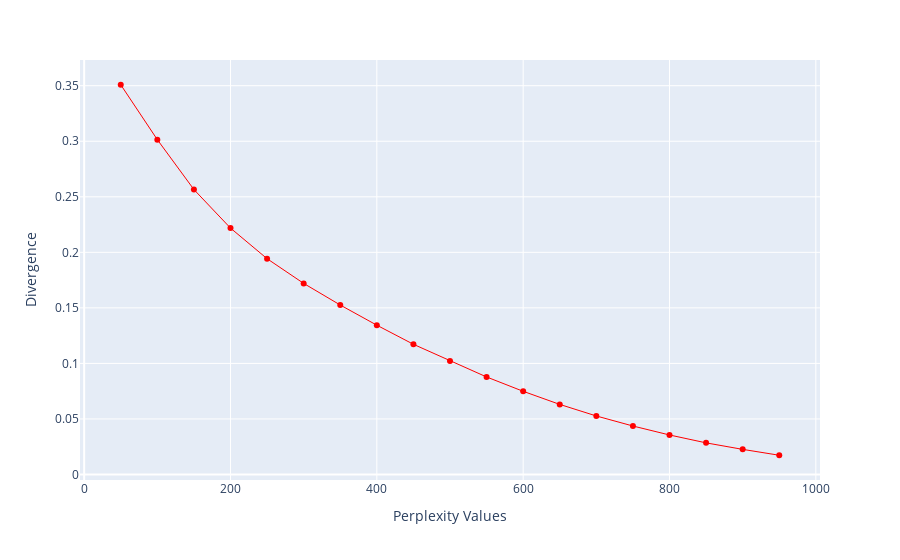

The code cell stored with this chart in its notebook:
### Code cell
import numpy as np

perplexity = np.arange(50, 1000, 50)
divergence = []

for i in perplexity:
    model = TSNE(n_components=2, init="pca", perplexity=i)
    reduced = model.fit_transform(X_tsne)
    divergence.append(model.kl_divergence_)
fig = px.line(x=perplexity, y=divergence, markers=True)
fig.update_layout(xaxis_title="Perplexity Values", yaxis_title="Divergence")
fig.update_traces(line_color="red", line_width=1)
fig.show()

### Figure 1 — Plotly figure (JSON) as saved in the notebook; plotly's stock layout.template omitted (floating-point values rounded to 4 significant figures)
{"data": [{"hovertemplate": "x=%{x}<br>y=%{y}<extra></extra>", "legendgroup": "", "line": {"color": "red", "dash": "solid", "width": 1}, "marker": {"symbol": "circle"}, "mode": "lines+markers", "name": "", "orientation": "v", "showlegend": false, "type": "scatter", "x": [50, 100, 150, 200, 250, 300, 350, 400, 450, 500, 550, 600, 650, 700, 750, 800, 850, 900, 950], "xaxis": "x", "y": [0.3509, 0.3014, 0.2565, 0.2218, 0.1943, 0.172, 0.1526, 0.1344, 0.1172, 0.1023, 0.08781, 0.07489, 0.06308, 0.05269, 0.04365, 0.03559, 0.02847, 0.02262, 0.01733], "yaxis": "y"}], "layout": {"legend": {"tracegroupgap": 0}, "margin": {"t": 60}, "xaxis": {"anchor": "y", "domain": [0, 1], "title": {"text": "Perplexity Values"}}, "yaxis": {"anchor": "x", "domain": [0, 1], "title": {"text": "Divergence"}}}}
